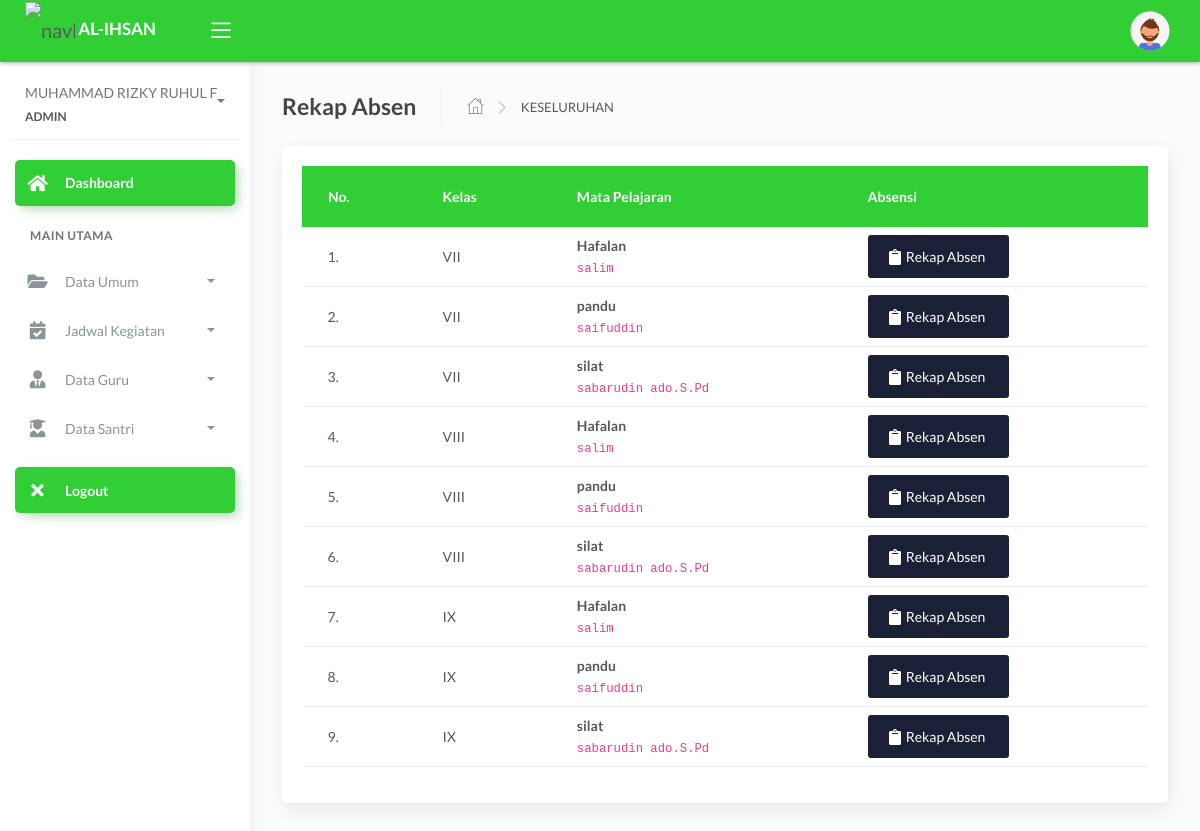
The page /admin/dashboard.php?page=rekap&kelas=30 (signed in) on the database its author committed.
### tables this page shows
CREATE TABLE `tb_mengajar` (
  `id_mengajar` int(11) NOT NULL,
  `kode_pelajaran` varchar(30) NOT NULL,
  `hari` varchar(40) NOT NULL,
  `jam_mengajar` varchar(60) NOT NULL,
  `jamke` varchar(11) NOT NULL,
  `id_guru` int(11) NOT NULL,
  `id_mapel` int(11) NOT NULL,
  `id_mkelas` int(11) NOT NULL,
  `id_semester` int(11) NOT NULL,
  `id_thajaran` int(11) NOT NULL
);

CREATE TABLE `tb_mkelas` (
  `id_mkelas` int(11) NOT NULL,
  `kd_kelas` varchar(40) NOT NULL,
  `nama_kelas` varchar(40) NOT NULL
);

CREATE TABLE `tb_master_mapel` (
  `id_mapel` int(11) NOT NULL,
  `kode_mapel` varchar(40) NOT NULL,
  `mapel` varchar(60) NOT NULL
);

CREATE TABLE `tb_guru` (
  `id_guru` int(11) NOT NULL,
  `nip` varchar(15) NOT NULL,
  `nama_guru` varchar(120) NOT NULL,
  `email` varchar(65) NOT NULL,
  `password` varchar(100) NOT NULL,
  `foto` varchar(255) NOT NULL,
  `status` varchar(5) NOT NULL
);

### admin/dashboard.php (the view, shortened to what this page needs)
<?php
include '../config/db.php';
?> <script>
<?php
$id_login = @$_SESSION['admin'];
$sql = mysqli_query($con, "SELECT * FROM tb_admin
WHERE id_admin = '$id_login'") or die(mysqli_error($con));
$data = mysqli_fetch_array($sql);
?>
<!DOCTYPE html>
<html lang="en">
<head>
	<link rel="stylesheet" href="../assets/css/bootstrap.min.css">
	<link rel="stylesheet" href="../assets/css/atlantis.min.css">
</head>
<body>
	<div class="wrapper">
		<div class="main-header">
			<div class="logo-header" data-background-color="green">
				<a href="dashboard.php" class="logo">
					<img src="../assets/img/h.png" alt="navbar brand" class="navbar-brand" width="50">
					<b class="text-white">AL-IHSAN</b>
				</a>
				<div class="nav-toggle">
					<button class="btn btn-toggle toggle-sidebar">
						<i class="icon-menu"></i>
					</button>
				</div>
			</div>
			<nav class="navbar navbar-header navbar-expand-lg" data-background-color="green">
				<div class="container-fluid">
					<ul class="navbar-nav topbar-nav ml-md-auto align-items-center">
						<li class="nav-item dropdown hidden-caret">
							<a class="dropdown-toggle profile-pic" data-toggle="dropdown" href="#" aria-expanded="false">
								<div class="avatar-sm">
									<img src="../assets/img/user/<?= $data['foto'] ?>" alt="..." class="avatar-img rounded-circle">
								</div>
							</a>
						</li>
					</ul>
				</div>
			</nav>
		</div>
		<div class="sidebar sidebar-style-2 ">
			<div class="sidebar-wrapper scrollbar scrollbar-inner">
				<div class="sidebar-content">
					<div class="user">
						<div class="info">
							<a data-toggle="collapse" href="#collapseExample" aria-expanded="true">
								<span>
									<?= $data['nama_lengkap'] ?>
									<span class="user-level">ADMIN</span>
									<span class="caret"></span>
								</span>
							</a>
						</div>
					</div>
					<ul class="nav nav-success">
						<li class="nav-item active">
							<a href="dashboard.php" class="collapsed">
								<i class="fas fa-home"></i>
								<p>Dashboard</p>
							</a>
						</li>
						<li class="nav-section">
							<h4 class="text-section">Main Utama</h4>
						</li>
						<li class="nav-item">
							<a data-toggle="collapse" href="#base">
								<i class="fas fa-folder-open"></i>
								<p>Data Umum</p>
								<span class="caret"></span>
							</a>
						</li>
						<li class="nav-item">
							<a data-toggle="collapse" href="#sidebarLayouts">
								<i class="fas fa-calendar-check"></i>
								<p>Jadwal Kegiatan</p>
								<span class="caret"></span>
							</a>
						</li>
						<li class="nav-item">
							<a data-toggle="collapse" href="#guru">
								<i class="fas fa-user-tie"></i>
								<p>Data Guru</p>
								<span class="caret"></span>
							</a>
						</li>
						<li class="nav-item">
							<a data-toggle="collapse" href="#santri">
								<i class="fas fa-user-graduate"></i>
								<p>Data Santri</p>
								<span class="caret"></span>
							</a>
						</li>
						<li class="nav-item active mt-3">
							<a href="logout.php" class="collapsed">
								<i class="fas fa-times "></i>
								<p>Logout</p>
							</a>
						</li>
					</ul>
				</div>
			</div>
		</div>
		<div class="main-panel">
			<div class="content">
				<?php
				$page = @$_GET['page'];
				$act = @$_GET['act'];
				if ($page == 'master') {
					if ($act == 'kelas') {
						include 'modul/master/kelas/data_kelas.php';
					} elseif ($act == 'delkelas') {
						include 'modul/master/kelas/del.php';
					} elseif ($act == 'semester') {
						include 'modul/master/semester/data.php';
					} elseif ($act == 'delsemester') {
						include 'modul/master/semester/del.php';
					} elseif ($act == 'set_semester') {
						include 'modul/master/semester/set.php';
					}
					elseif ($act == 'ta') {
						include 'modul/master/ta/data.php';
					} elseif ($act == 'delta') {
						include 'modul/master/ta/del.php';
					} elseif ($act == 'set_ta') {
						include 'modul/master/ta/set.php';
					} elseif ($act == 'mapel') {
						include 'modul/master/mapel/data.php';
					} elseif ($act == 'delmapel') {
						include 'modul/master/mapel/del.php';
					}
				} elseif ($page == 'rekap') {
					if ($act == '') {
						include 'modul/rekap/rekap_absen.php';
					} elseif ($act = 'rekap-perbulan') {
						include 'modul/rekap/rekap_perbulan.php';
					}
				} elseif ($page == '') {
					include 'modul/home.php';
				} else {
					echo "<b>Tidak ada Halaman</b>";
				}
				?>
			</div>
		</div>
	</div>
</body>
</html>

### admin/modul/rekap/rekap_absen.php (shortened to what this page needs)
<?php
$kelasMengajar = mysqli_query($con, "SELECT * FROM tb_mengajar
JOIN tb_master_mapel ON tb_mengajar.id_mapel=tb_master_mapel.id_mapel
JOIN tb_mkelas ON tb_mengajar.id_mkelas=tb_mkelas.id_mkelas
JOIN tb_guru ON tb_mengajar.id_guru=tb_guru.id_guru
JOIN tb_semester ON tb_mengajar.id_semester=tb_semester.id_semester
JOIN tb_thajaran ON tb_mengajar.id_thajaran=tb_thajaran.id_thajaran
 ");
?>
<div class="page-inner">
  <div class="page-header">
    <h4 class="page-title">Rekap Absen</h4>
    <ul class="breadcrumbs">
      <li class="nav-home">
        <a href="#">
          <i class="flaticon-home"></i>
        </a>
      </li>
      <li class="separator">
        <i class="flaticon-right-arrow"></i>
      </li>
      <li class="nav-item">
        <a href="#">KESELURUHAN</a>
      </li>
    </ul>
  </div>
  <div class="row">
    <div class="col-md-12 col-xs-12">
      <div class="card">
        <div class="card-body">
          <div class="table-responsive">
            <table class="table table-head-bg-success table-xs">
              <thead>
                <tr>
                  <th scope="col">No.</th>
                  <th>Kelas</th>
                  <th scope="col">Mata Pelajaran</th>
                  <th scope="col">Absensi</th>
                </tr>
              </thead>
              <tbody>
                <?php
                $no = 1;
                foreach ($kelasMengajar as $mp) { ?>
                  <tr>
                    <td><?= $no++; ?>.</td>
                    <td><?= $mp['nama_kelas']; ?></td>
                    <td>
                      <b><?= $mp['mapel']; ?></b><br>
                      <code><?= $mp['nama_guru']; ?></code>
                    </td>
                    <td>
                      <a href="?page=rekap&act=rekap-perbulan&pelajaran=<?= $mp['id_mengajar'] ?>&kelas=<?= $_GET['kelas'] ?>" class="btn btn-default">
                        <span class="btn-label">
                        </span>
                        Rekap Absen
                      </a>
                    </td>
                  </tr>
                <?php } ?>
              </tbody>
            </table>
          </div>
        </div>
      </div>
    </div>
  </div>
</div>

### rows shown on the page
tb_mengajar: id_mkelas.nama_kelas "VII", id_mapel.mapel "Hafalan", id_guru.nama_guru "salim"
tb_mengajar: id_mkelas.nama_kelas "VII", id_mapel.mapel "pandu", id_guru.nama_guru "saifuddin"
tb_mengajar: id_mkelas.nama_kelas "VII", id_mapel.mapel "silat", id_guru.nama_guru "sabarudin ado.S.Pd"
tb_mengajar: id_mkelas.nama_kelas "VIII", id_mapel.mapel "Hafalan", id_guru.nama_guru "salim"
tb_mengajar: id_mkelas.nama_kelas "VIII", id_mapel.mapel "pandu", id_guru.nama_guru "saifuddin"
tb_mengajar: id_mkelas.nama_kelas "VIII", id_mapel.mapel "silat", id_guru.nama_guru "sabarudin ado.S.Pd"
tb_mengajar: id_mkelas.nama_kelas "IX", id_mapel.mapel "Hafalan", id_guru.nama_guru "salim"
tb_mengajar: id_mkelas.nama_kelas "IX", id_mapel.mapel "pandu", id_guru.nama_guru "saifuddin"
tb_mengajar: id_mkelas.nama_kelas "IX", id_mapel.mapel "silat", id_guru.nama_guru "sabarudin ado.S.Pd"

### other values the page prints
$data['nama_lengkap'] "MUHAMMAD RIZKY RUHUL F"
